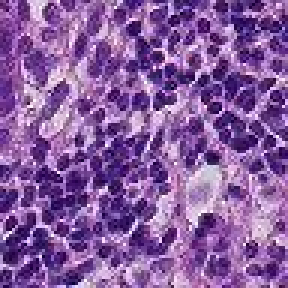
#> input picture dissertation/images/68.jpeg, 96 x 96 px, given as the content of the folder ../../dissertation/images/tiles, which was not available (shown 3 times larger)
$ python norm_HnE.py ../../dissertation/images
#> lines starting #> are read from the running program, lines starting #| are printed output that depends on the picture; pictures that were not available may be replaced by others from this repository, and a replacement may not be noted
#> further down, img_arr is the input picture: shape (96, 96, 3); mean B, G, R 158.6, 92.1, 134.7
import io
import os
import sys
import numpy as np
from matplotlib import pyplot as plt
from pixel_analysis import find_mean_std_pixel_value
import glob
from skimage import io
import cv2

# Alpha and beta and IO values from Macenko 2009: http://wwwx.cs.unc.edu/~mn/sites/default/files/macenko2009.pdf
def norm_HnE(img, Io=240, alpha=1, beta=0.15):
    ## reference H&E OD matrix.
    #Can be updated if you know the best values for your image.
    #Otherwise use the following default values.
    #Read the above referenced papers on this topic.
#> called with Io = 240, alpha = 1, beta = 0.15
    HERef = np.array([[0.5626, 0.2159],
                    [0.7201, 0.8012],
                    [0.4062, 0.5581]])
    ### reference maximum stain concentrations for H&E
    maxCRef = np.array([1.9705, 1.0308])


    # extract the height, width and num of channels of image
    h, w, c = img.shape
#> h = 96; w = 96; c = 3

    # reshape image to multiple rows and 3 columns.
    #Num of rows depends on the image size (wxh)
    img = img.reshape((-1,3))

    # calculate optical density
    # OD = −log10(I)
    #OD = -np.log10(img+0.004)  #Use this when reading images with skimage
    #Adding 0.004 just to avoid log of zero.

    OD = -np.log10((img.astype(np.float64)+1)/Io) #Use this for opencv imread
    #Add 1 in case any pixels in the image have a value of 0 (log 0 is indeterminate)

    ############ Step 2: Remove data with OD intensity less than β ############
    # remove transparent pixels (clear region with no tissue)
    ODhat = OD[~np.any(OD < beta, axis=1)] #Returns an array where OD values are above beta
    #Check by printing ODhat.min()

    ############# Step 3: Calculate SVD on the OD tuples ######################
    #Estimate covariance matrix of ODhat (transposed)
    # and then compute eigen values & eigenvectors.
    eigvals, eigvecs = np.linalg.eigh(np.cov(ODhat.T))
#> eigvals = [0.00101, 0.00497, 0.19]; eigvecs = [[-0.514, -0.783, -0.349], [-0.000363, 0.407, -0.913], [0.858, -0.47, -0.21]]


    ######## Step 4: Create plane from the SVD directions with two largest values ######
    #project on the plane spanned by the eigenvectors corresponding to the two
    # largest eigenvalues
    That = ODhat.dot(eigvecs[:,1:3]) #Dot product
#> That = 5344 pairs, first value -0.531 to 0.253, second value -2.84 to -0.308

    ############### Step 5: Project data onto the plane, and normalize to unit length ###########
    ############## Step 6: Calculate angle of each point wrt the first SVD direction ########
    #find the min and max vectors and project back to OD space
    phi = np.arctan2(That[:,1],That[:,0])
#> phi = 5344 values, max -1.47 at index 520, min -1.97 at index 3119, mean -1.77

    minPhi = np.percentile(phi, alpha)
#> minPhi = -1.89
    maxPhi = np.percentile(phi, 100-alpha)
#> maxPhi = -1.53

    vMin = eigvecs[:,1:3].dot(np.array([(np.cos(minPhi), np.sin(minPhi))]).T)
#> vMin = [0.577, 0.739, 0.347]
    vMax = eigvecs[:,1:3].dot(np.array([(np.cos(maxPhi), np.sin(maxPhi))]).T)
#> vMax = [0.316, 0.929, 0.19]


    # a heuristic to make the vector corresponding to hematoxylin first and the
    # one corresponding to eosin second
    if vMin[0] > vMax[0]:
        HE = np.array((vMin[:,0], vMax[:,0])).T
#> HE = [[0.577, 0.316], [0.739, 0.929], [0.347, 0.19]]

    else:
        HE = np.array((vMax[:,0], vMin[:,0])).T


    # rows correspond to channels (RGB), columns to OD values
    Y = np.reshape(OD, (-1, 3)).T

    # determine concentrations of the individual stains
    C = np.linalg.lstsq(HE,Y, rcond=None)[0]

    # normalize stain concentrations
    maxC = np.array([np.percentile(C[0,:], 99), np.percentile(C[1,:],99)])
#> maxC = [0.999, 2.36]
    tmp = np.divide(maxC,maxCRef)
#> tmp = [0.507, 2.29]
    C2 = np.divide(C,tmp[:, np.newaxis])

    ###### Step 8: Convert extreme values back to OD space
    # recreate the normalized image using reference mixing matrix

    Inorm = np.multiply(Io, np.exp(-HERef.dot(C2)))
    Inorm[Inorm>255] = 254
    Inorm = np.reshape(Inorm.T, (h, w, 3)).astype(np.uint8)
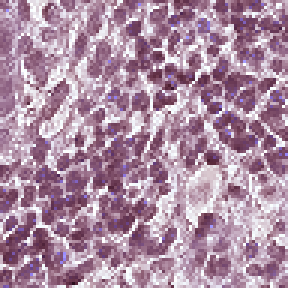
#> Inorm: shape (96, 96, 3) (shown 3 times larger); mean of channels 0, 1, 2 162.9, 140.8, 171.9; drawn as B, G, R

    # Separating H component
    H = np.multiply(Io, np.exp(np.expand_dims(-HERef[:,0], axis=1).dot(np.expand_dims(C2[0,:], axis=0))))
    H[H>255] = 254
    H = np.reshape(H.T, (h, w, 3)).astype(np.uint8)
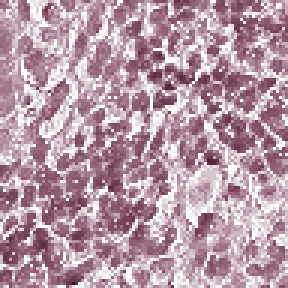
#> H: shape (96, 96, 3) (shown 3 times larger); mean of channels 0, 1, 2 166.7, 152.7, 182.9; drawn as B, G, R

    # Separating E component
    # E = np.multiply(Io, np.exp(np.expand_dims(-HERef[:,1], axis=1).dot(np.expand_dims(C2[1,:], axis=0))))
    # E[E>255] = 254
    # E = np.reshape(E.T, (h, w, 3)).astype(np.uint8)

    return (Inorm, H)

if __name__ == "__main__":
    dir_name = sys.argv[1]

    tile_dir = os.path.join(dir_name, "tiles")
    for file in os.listdir(tile_dir):
        # img_arr = np.array(io.imread(tile_dir+ "/" + file))
        img_arr = cv2.imread(tile_dir+ "/" + file, 1)
        img_arr = cv2.cvtColor(img_arr, cv2.COLOR_BGR2RGB)

        if img_arr.std() > 20:
            try:
                im, h = norm_HnE(img_arr)
                io.imsave(dir_name + "/h_norm_tiles/" + file, h)
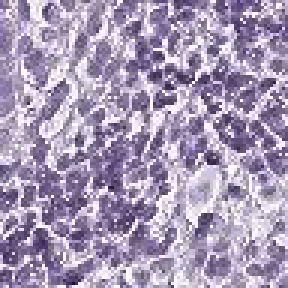
#> saved as 68.jpeg: shape (96, 96, 3) (shown 3 times larger); mean R, G, B 166.2, 152.4, 180.9
                io.imsave(dir_name + "/macenko_tiles/" + file, im)
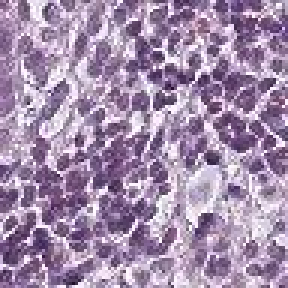
#> saved as 68.jpeg: shape (96, 96, 3) (shown 3 times larger); mean R, G, B 162.4, 140.7, 170.8
                print(f"Saved normalized tile for: {file}")

            except np.linalg.LinAlgError as LinAlgError:
                print(f"Convergence error for {file}, saving un-normalized tile")
                io.imsave(dir_name + "/h_norm_tiles/" + file , img_arr)
                io.imsave(dir_name + "/macenko_tiles/" + file, img_arr)
                print(f"Saved un-normalized tile for: {file}")
        else:
            print(f"Image contrast too low for {file}, saving un-normalized tile")
            io.imsave(dir_name + "/h_norm_tiles/" + file, img_arr)
            io.imsave(dir_name + "/macenko_tiles/" + file, img_arr)
            print(f"Saved un-normalized tile for: {file}")

$ run again, on dissertation/images/37_macenko.jpeg
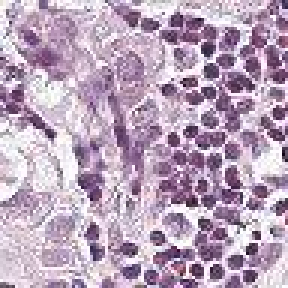
#> input picture dissertation/images/37_macenko.jpeg, 96 x 96 px, given as the content of the folder ../../dissertation/images/tiles, which was not available (shown 3 times larger)
#> img_arr is the input picture: shape (96, 96, 3); mean B, G, R 185.9, 163.9, 184.9
#> eigvals = [0.000277, 0.000735, 0.0469]; eigvecs = [[-0.609, 0.603, -0.515], [-0.1, -0.703, -0.704], [0.787, 0.377, -0.489]]
#> That = 3162 pairs, first value -0.381 to 0.155, second value -2.36 to -0.278
#> phi = 3162 values, max -1.39 at index 968, min -1.79 at index 2747, mean -1.57
#> minPhi = -1.67
#> maxPhi = -1.46
#> vMin = [0.454, 0.769, 0.449]
#> vMax = [0.578, 0.622, 0.527]
#> HE = [[0.578, 0.454], [0.622, 0.769], [0.527, 0.449]]
#> maxC = [0.659, 0.656]
#> tmp = [0.335, 0.637]
#> in norm_HnE, `H = np.reshape(H.T, (h, w, 3)).astype(np.uint8)`:
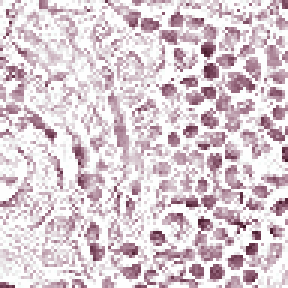
#> H: shape (96, 96, 3) (shown 3 times larger); mean of channels 0, 1, 2 210, 203, 217.8; drawn as B, G, R
#> `io.imsave(dir_name + "/macenko_tiles/" + file, im)`:
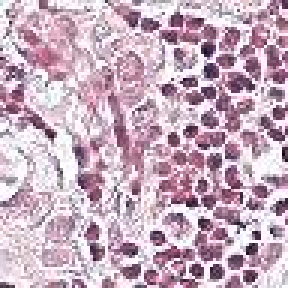
#> saved as 37_macenko.jpeg: shape (96, 96, 3) (shown 3 times larger); mean R, G, B 197.9, 172.6, 189.3
